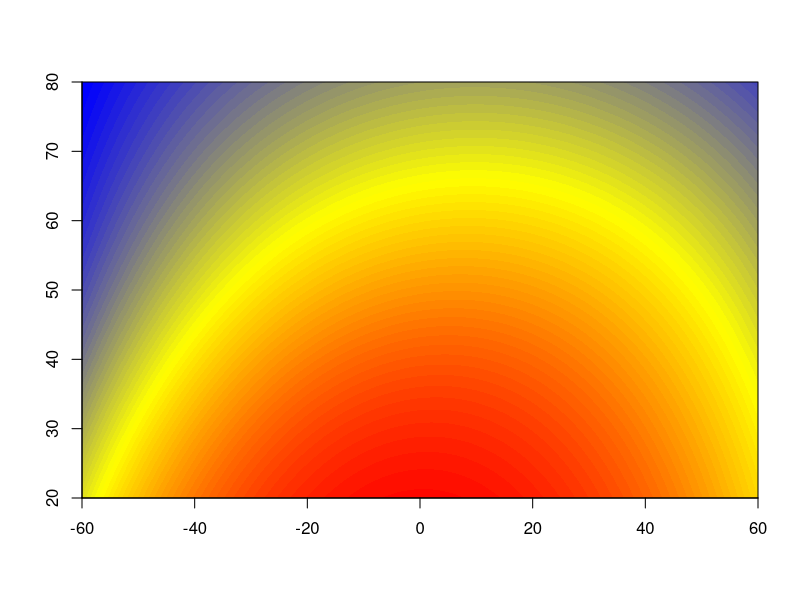
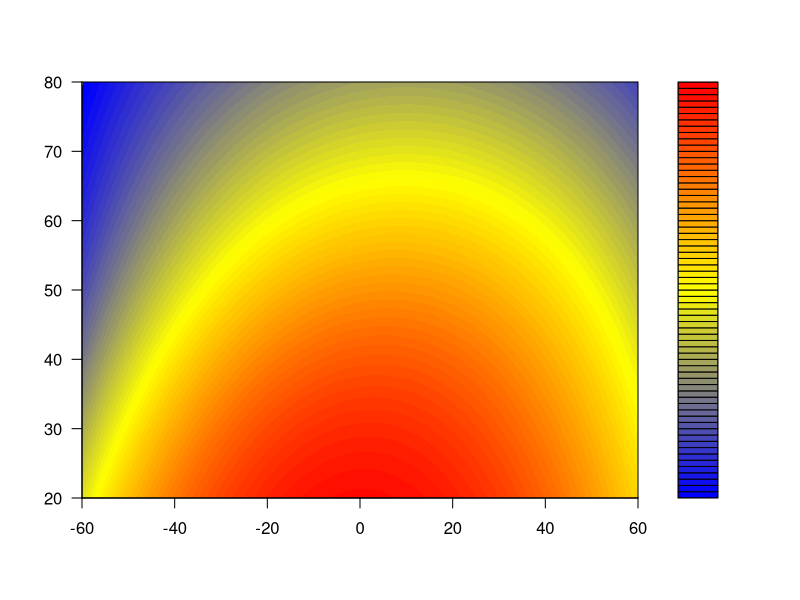

Here is the R script that generated these plots, in order:
library("Cairo");

outdir <- ".";

theta <- 100;
theta2 <- 300;
fitness <- function(x) {
  y1 <- (x/theta)^5;
  y2 <- (x/theta2)^8;  
  y1/(1+y1) - y2/(1+y2);
}
delta<- 0.1;
xx <- seq(0,600,delta);
ff <- sapply(xx, fitness);
x.ss <- xx[which.max(ff)];
mm <- seq( -60, 60, 1);
ss <- seq( 20, 80, 1);

mlen <- length(mm);
slen <- length(ss);

ww <- matrix( NA, nrow=mlen, ncol=slen);

for( i in 1:mlen ) {
  mu <- x.ss + mm[i];
  for( j in 1:slen) {
    width <- ss[j];
    t <- dnorm(xx, mean=mu, sd=width);
    g <- t/(sum(t)*delta);
    ww[i,j] <- sum( g * ff) * delta;
  }
}

rec <- as.data.frame(ww);  
names(rec) <- ss;
rownames(rec) <- mm;
write.csv( rec, file=sprintf("%s/average-fitness-distribution-monostable.csv", outdir ), row.names=T );






filled.contour3 <-
  function (x = seq(0, 1, length.out = nrow(z)),
            y = seq(0, 1, length.out = ncol(z)), z, xlim = range(x, finite = TRUE), 
            ylim = range(y, finite = TRUE), zlim = range(z, finite = TRUE), 
            levels = pretty(zlim, nlevels), nlevels = 20, color.palette = cm.colors, 
            col = color.palette(length(levels) - 1), plot.title, plot.axes, 
            key.title, key.axes, asp = NA, xaxs = "i", yaxs = "i", las = 1, 
            axes = TRUE, frame.plot = axes,mar, ...) {
  # modification by Ian Taylor of the filled.contour function
  # to remove the key and facilitate overplotting with contour()
  # further modified by Carey McGilliard and Bridget Ferris
  # to allow multiple plots on one page
  
  if (missing(z)) {
    if (!missing(x)) {
      if (is.list(x)) {
        z <- x$z
        y <- x$y
        x <- x$x
      }
      else {
        z <- x
        x <- seq.int(0, 1, length.out = nrow(z))
      }
    }
    else stop("no 'z' matrix specified")
  }
  else if (is.list(x)) {
    y <- x$y
    x <- x$x
  }
  if (any(diff(x) <= 0) || any(diff(y) <= 0)) 
    stop("increasing 'x' and 'y' values expected")
  # mar.orig <- (par.orig <- par(c("mar", "las", "mfrow")))$mar
  # on.exit(par(par.orig))
  # w <- (3 + mar.orig[2]) * par("csi") * 2.54
  # par(las = las)
  # mar <- mar.orig
  plot.new()
  # par(mar=mar)
  plot.window(xlim, ylim, "", xaxs = xaxs, yaxs = yaxs, asp = asp)
  if (!is.matrix(z) || nrow(z) <= 1 || ncol(z) <= 1) 
    stop("no proper 'z' matrix specified")
  if (!is.double(z)) 
    storage.mode(z) <- "double"
  .filled.contour(as.double(x), as.double(y), z, as.double(levels), col = col)
  #.Internal(filledcontour(as.double(x), as.double(y), z, as.double(levels), col = col))
  if (missing(plot.axes)) {
    if (axes) {
      title(main = "", xlab = "", ylab = "")
      Axis(x, side = 1)
      Axis(y, side = 2)
    }
  }
  else plot.axes
  if (frame.plot) 
    box()
  if (missing(plot.title)) 
    title(...)
  else plot.title
  invisible()
}


filled.legend <-
  function (x = seq(0, 1, length.out = nrow(z)), y = seq(0, 1, 
                                                         length.out = ncol(z)), z, xlim = range(x, finite = TRUE), 
            ylim = range(y, finite = TRUE), zlim = range(z, finite = TRUE), 
            levels = pretty(zlim, nlevels), nlevels = 20, color.palette = cm.colors, 
            col = color.palette(length(levels) - 1), plot.title, plot.axes, 
            key.title, key.axes, asp = NA, xaxs = "i", yaxs = "i", las = 1, 
            axes = TRUE, frame.plot = axes, ...) {
  # modification of filled.contour by Carey McGilliard and Bridget Ferris
  # designed to just plot the legend
  if (missing(z)) {
    if (!missing(x)) {
      if (is.list(x)) {
        z <- x$z
        y <- x$y
        x <- x$x
      }
      else {
        z <- x
        x <- seq.int(0, 1, length.out = nrow(z))
      }
    }
    else stop("no 'z' matrix specified")
  }
  else if (is.list(x)) {
    y <- x$y
    x <- x$x
  }
  if (any(diff(x) <= 0) || any(diff(y) <= 0)) 
    stop("increasing 'x' and 'y' values expected")
  #  mar.orig <- (par.orig <- par(c("mar", "las", "mfrow")))$mar
  #  on.exit(par(par.orig))
  #  w <- (3 + mar.orig[2L]) * par("csi") * 2.54
  #layout(matrix(c(2, 1), ncol = 2L), widths = c(1, lcm(w)))
  #  par(las = las)
  #  mar <- mar.orig
  #  mar[4L] <- mar[2L]
  #  mar[2L] <- 1
  #  par(mar = mar)
  # plot.new()
  plot.window(xlim = c(0, 1), ylim = range(levels), xaxs = "i", 
              yaxs = "i")
  rect(0, levels[-length(levels)], 1, levels[-1L], col = col)
  if (missing(key.axes)) {
    if (axes) 
      axis(4)
  }
  else key.axes
  box()
}


textscale <- 7.0;
par(mar=c(5,5,1,4),cex.axis=4.0); 
Cairo(file=sprintf("%s/monostable-average-fitness-dist.svg", outdir), type="svg",width = 16, height = 11, units="cm");  
# svg( file=sprintf("%s/monostable-average-fitness-dist.svg", outdir), width=10,height=5 );

# topology: 2 1 -1 -2 4
# param: 3 3 2 2 2 (0-base)   
# change the 1st and 2nd params (kf1, kb1) and (kf2,kb2) from 1 to 5 with 0.1 increment.
# 
#levels <- log10( seq(1e-10,1+1e-10,0.1) );
#levels <- seq(-10,0,0.1);
levels <- seq(0.60,0.93,0.005);
colorFunc <- colorRampPalette(c("blue", "yellow", "red") );
my.colors <- c( "#0000FF", colorFunc( length(levels) - 1) );
filled.contour3( x=mm, y=ss, z=ww, col=my.colors, levels=c(0,levels), axes=T, key.axes=T,frame.plot = T);

dev.off();


Cairo(file=sprintf("%s/average-fitness-dist-legend.svg", outdir), type="svg",width = 10, height = 20, units="cm");  
filled.contour( x=mm, y=ss, z=ww, color.palette=colorRampPalette(c("blue", "yellow", "red")), levels=levels,cex=textscale,key.axes=F,frame.plot = T);
dev.off();
